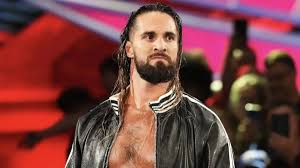
#> input picture project/Seth Rollins/seth3.jpg, 300 x 168 px
$ python haar_face.py
#> lines starting #> are read from the running program, lines starting #| are printed output that depends on the picture; after the words box and inside, x2 and y2 are one past the last pixel; in counts of white or black regions, pixels touching at a corner belong together


import cv2 as cv

img = cv.imread("project/Seth Rollins/seth3.jpg")
#> img is the input picture: shape (168, 300, 3); mean B, G, R 65.2, 65.6, 120.8
cv.imshow('Group of 5 people', img)

gray = cv.cvtColor(img, cv.COLOR_BGR2GRAY)
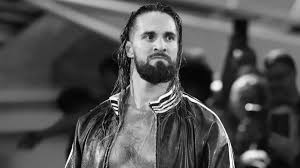
#> gray: shape (168, 300); min 0, max 254, mean 82.1
cv.imshow('Gray People', gray)

haar_cascade = cv.CascadeClassifier('haar_face.xml')

faces_rect = haar_cascade.detectMultiScale(gray, scaleFactor=1.1, minNeighbors=5)
#> faces_rect = [[129, 13, 60, 60]]

print(f'Number of faces found = {len(faces_rect)}')
#| Number of faces found = 1

for (x,y,w,h) in faces_rect:
    cv.rectangle(img, (x,y), (x+w,y+h), (0,255,0), thickness=2)
#> this loop made 1 pass
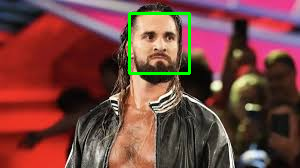
#> img: shape (168, 300, 3); 1.42% of pixels changed, all inside (x1, y1, x2, y2) = (128, 12, 191, 75)

cv.imshow('Detected Faces', img)


cv.waitKey(0)

$ run again, with project/Seth Rollins/seth1.jpg copied over project/Seth Rollins/seth3.jpg
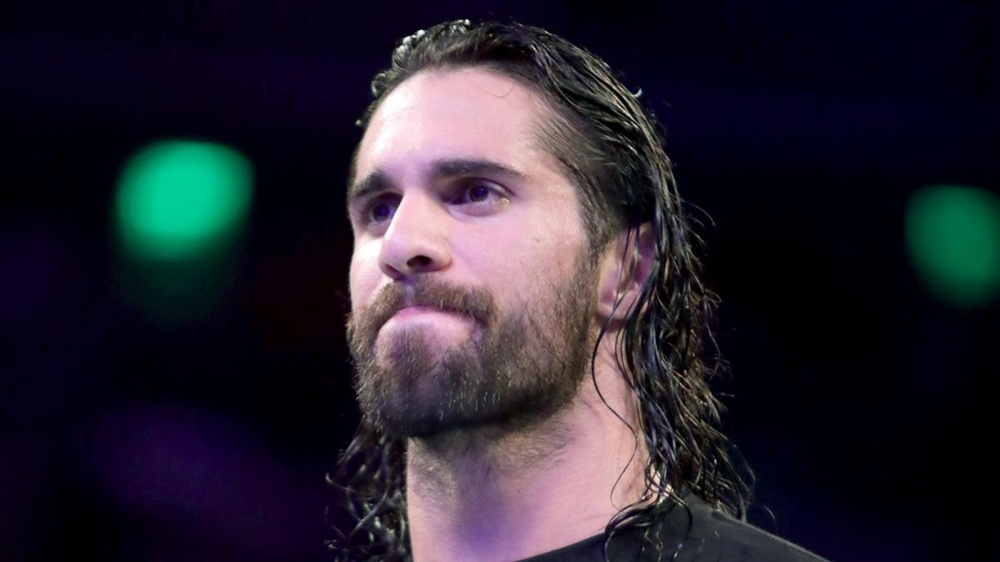
#> input picture project/Seth Rollins/seth1.jpg, 1000 x 562 px, shrunk from 2048 x 1152 before the run
#> img is the input picture: shape (562, 1000, 3); mean B, G, R 47.6, 36.6, 40.5
#> `gray = cv.cvtColor(img, cv.COLOR_BGR2GRAY)`:
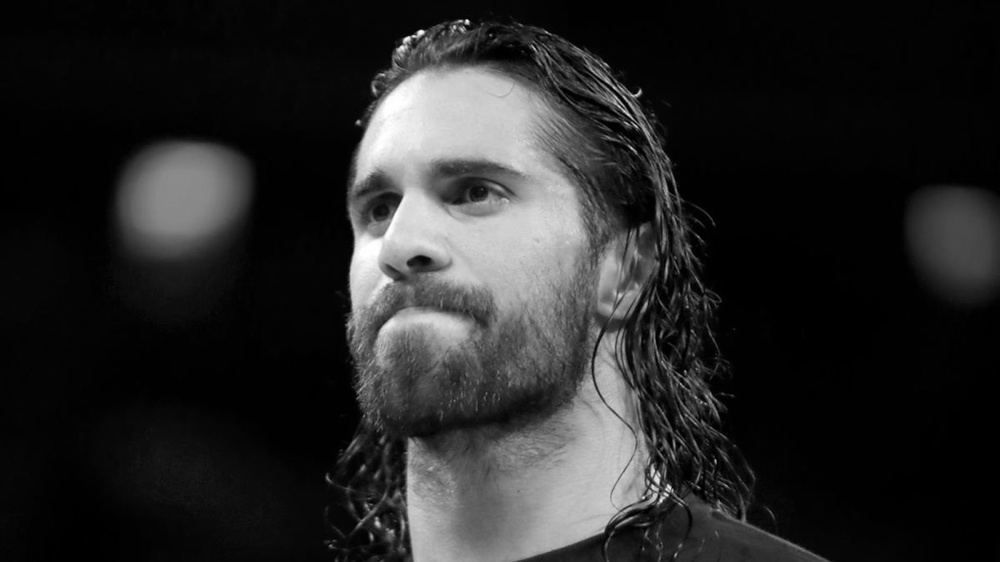
#> gray: shape (562, 1000); min 0, max 255, mean 39
#> faces_rect = [[279, 76, 306, 306]]
#| Number of faces found = 1
#> the loop `for (x,y,w,h) in faces_rect:` made 1 pass
#> after the loop `for (x,y,w,h) in faces_rect:`:
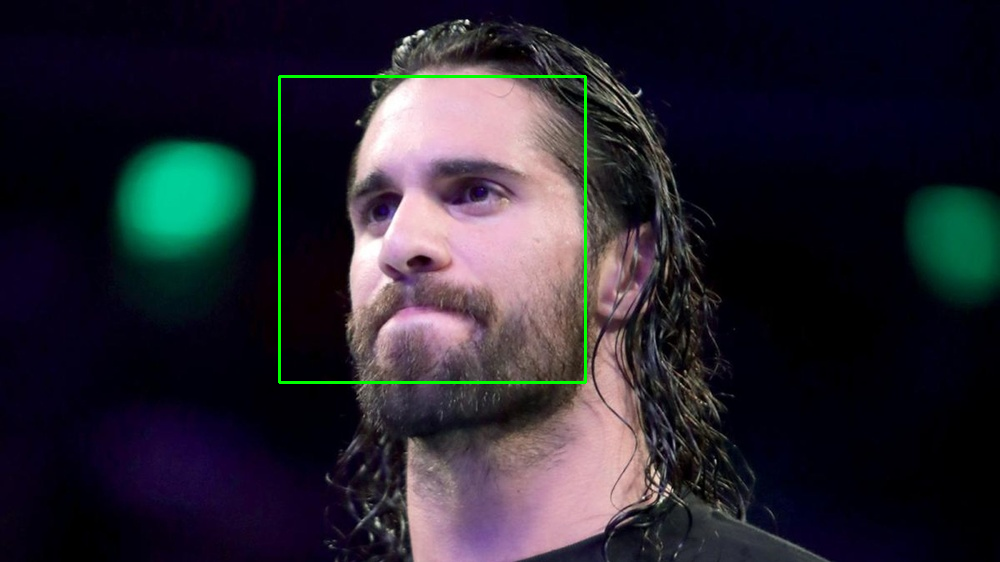
#> img: shape (562, 1000, 3); 0.65% of pixels changed, all inside (x1, y1, x2, y2) = (278, 75, 587, 384)

$ run again, with project/Seth Rollins/seth2.jpg copied over project/Seth Rollins/seth3.jpg
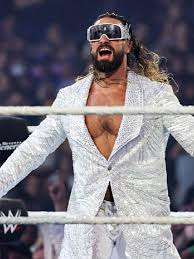
#> input picture project/Seth Rollins/seth2.jpg, 194 x 259 px
#> img is the input picture: shape (259, 194, 3); mean B, G, R 129.1, 120.7, 124.4
#> `gray = cv.cvtColor(img, cv.COLOR_BGR2GRAY)`:
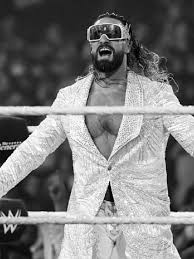
#> gray: shape (259, 194); min 0, max 255, mean 122.7
#> faces_rect = [[78, 13, 55, 55]]
#| Number of faces found = 1
#> the loop `for (x,y,w,h) in faces_rect:` made 1 pass
#> after the loop `for (x,y,w,h) in faces_rect:`:
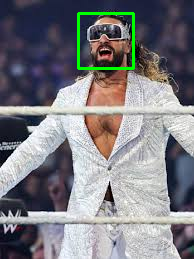
#> img: shape (259, 194, 3); 1.31% of pixels changed, all inside (x1, y1, x2, y2) = (77, 12, 135, 70)

$ run again, with project/Seth Rollins/seth4.jpg copied over project/Seth Rollins/seth3.jpg
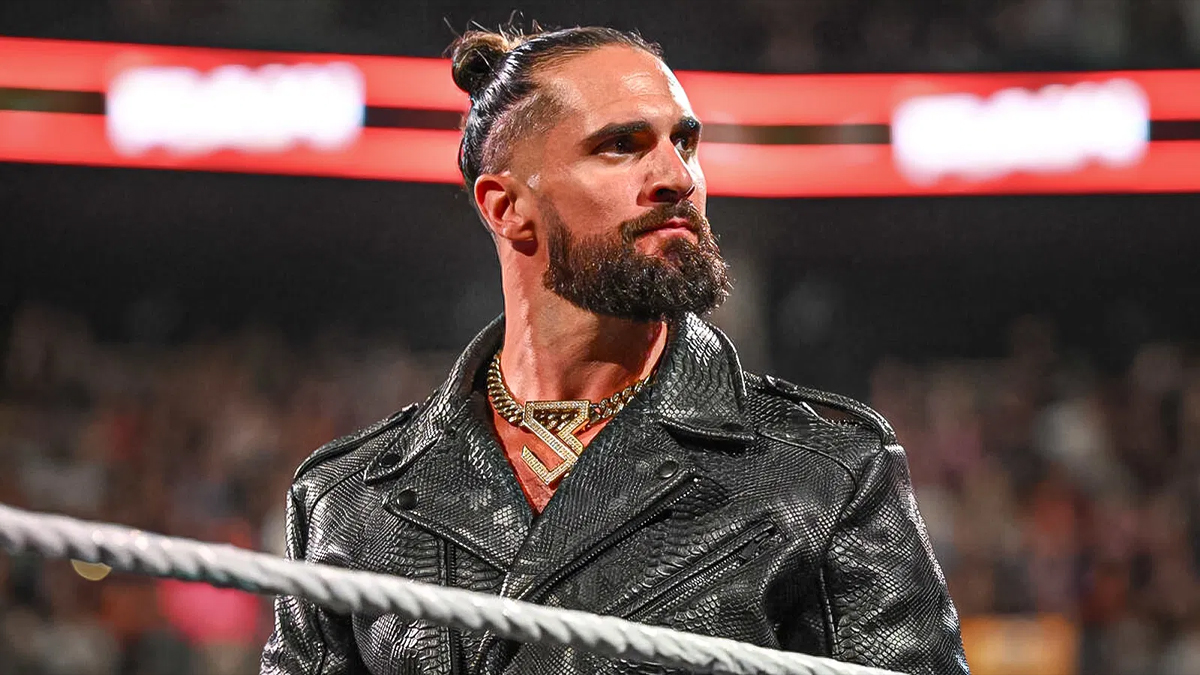
#> input picture project/Seth Rollins/seth4.jpg, 1200 x 675 px
#> img is the input picture: shape (675, 1200, 3); mean B, G, R 70.7, 74.7, 99.8
#> `gray = cv.cvtColor(img, cv.COLOR_BGR2GRAY)`:
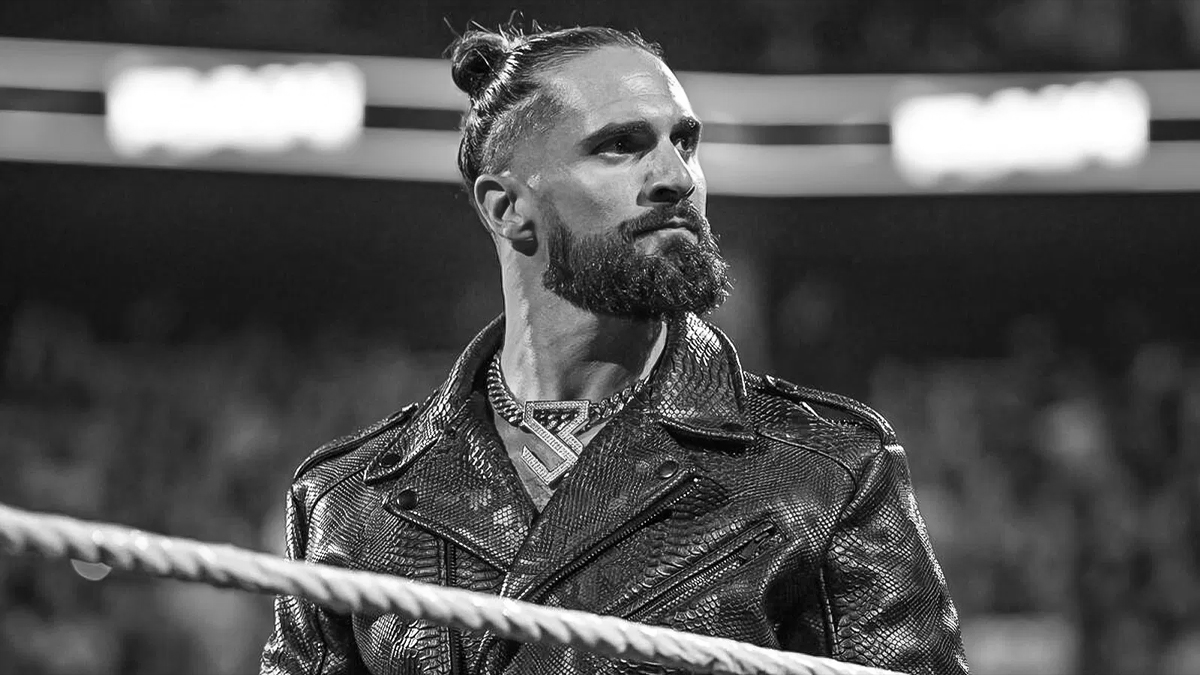
#> gray: shape (675, 1200); min 0, max 255, mean 81.8
#> faces_rect = [[859, 515, 64, 64], [569, 68, 185, 185]]
#| Number of faces found = 2
#> the loop `for (x,y,w,h) in faces_rect:` made 2 passes
#> after the loop `for (x,y,w,h) in faces_rect:`:
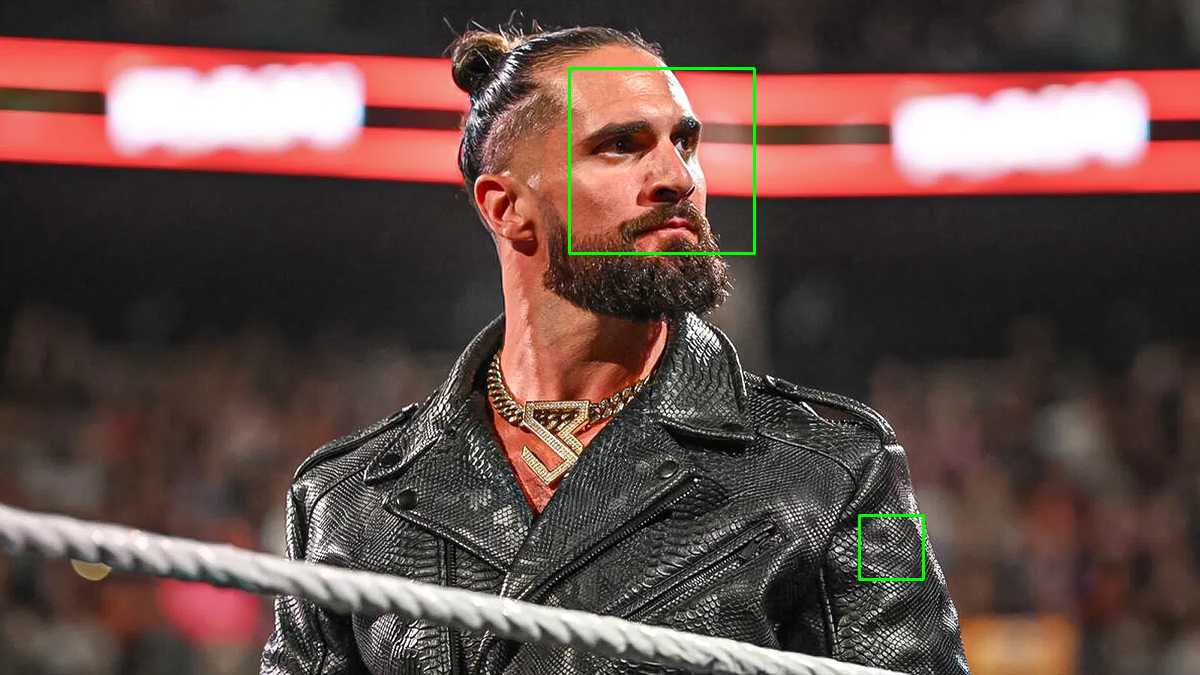
#> img: shape (675, 1200, 3); 0.37% of pixels changed, all inside (x1, y1, x2, y2) = (568, 67, 925, 581)
